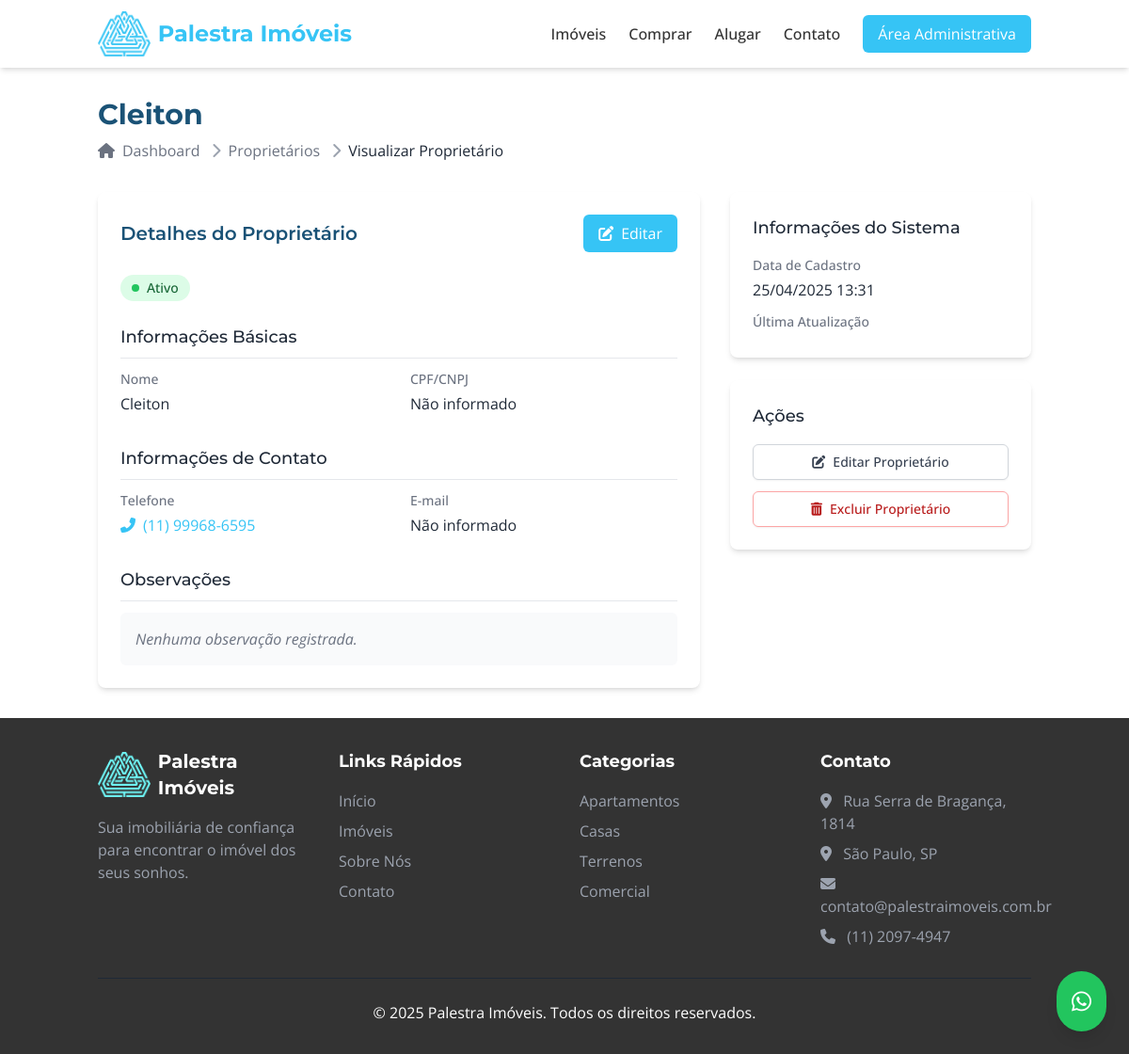
/proprietarios/1/visualizar/, run on the app's committed database.
### Imob/models.py (models this page shows, shortened)
class Proprietario(models.Model):
    nome = models.CharField(max_length=200)
    telefone = models.CharField(max_length=20, blank=True, null=True)
    email = models.EmailField(blank=True, null=True)
    documento = models.CharField(max_length=20, blank=True, null=True)
    observacoes = models.TextField(blank=True, null=True)
    data_cadastro = models.DateTimeField(auto_now_add=True)
    ativo = models.BooleanField(default=True)
    class Meta:
        verbose_name = 'Proprietário'
        verbose_name_plural = 'Proprietários'

### Imob/views.py (the view)
# urls.py: path('proprietarios/<int:id>/visualizar/', views.visualizar_proprietario, name='visualizar_proprietario'),
def visualizar_proprietario(request, id):
    proprietario = get_object_or_404(Proprietario, id=id)
    return render(request, 'prop/visualizar_prop.html', {'proprietario': proprietario})

### Imob/templates/prop/visualizar_prop.html (shortened to what this page needs)
{% extends 'base.html' %}
{% load static %}
{% block content %}
<div class="bg-white py-8">
    <div class="container mx-auto px-4">
        <div class="mb-8">
            <h1 class="text-3xl font-bold font-heading text-primary-dark mb-2">{{ proprietario.nome }}</h1>
            <nav class="flex" aria-label="Breadcrumb">
                <ol class="inline-flex items-center space-x-1 md:space-x-3">
                    <li class="inline-flex items-center">
                        <a href="{% url 'dashboard' %}" class="text-gray-500 hover:text-primary">
                            <i class="fas fa-home mr-2"></i>Dashboard
                        </a>
                    </li>
                    <li>
                        <div class="flex items-center">
                            <i class="fas fa-chevron-right text-gray-400"></i>
                            <a href="{% url 'listar_proprietarios' %}" class="ml-1 md:ml-2 text-gray-500 hover:text-primary">
                                Proprietários
                            </a>
                        </div>
                    </li>
                    <li>
                        <div class="flex items-center">
                            <i class="fas fa-chevron-right text-gray-400"></i>
                            <span class="ml-1 md:ml-2 text-gray-800">Visualizar Proprietário</span>
                        </div>
                    </li>
                </ol>
            </nav>
        </div>
        <div class="flex flex-col md:flex-row gap-8">
            <div class="w-full md:w-2/3">
                <div class="bg-white rounded-lg shadow-md p-6">
                    <div class="flex justify-between items-center mb-6">
                        <h2 class="text-xl font-semibold text-primary-dark">Detalhes do Proprietário</h2>
                        <div class="flex space-x-2">
                            <a href="{% url 'editar_proprietario' proprietario.id %}" class="px-4 py-2 bg-primary text-white rounded-md hover:bg-primary-dark">
                                <i class="fas fa-edit mr-2"></i>Editar
                            </a>
                        </div>
                    </div>
                    <div class="mb-6">
                        {% if proprietario.ativo %}
                            <span class="inline-flex items-center px-3 py-1 rounded-full text-sm font-medium bg-green-100 text-green-800">
                                <span class="h-2 w-2 rounded-full bg-green-500 mr-2"></span>
                                Ativo
                            </span>
                        {% else %}
                            <span class="inline-flex items-center px-3 py-1 rounded-full text-sm font-medium bg-red-100 text-red-800">
                                <span class="h-2 w-2 rounded-full bg-red-500 mr-2"></span>
                                Inativo
                            </span>
                        {% endif %}
                    </div>
                    <div class="mb-8">
                        <h3 class="text-lg font-medium text-gray-800 mb-3 pb-2 border-b border-gray-200">Informações Básicas</h3>
                        <div class="grid grid-cols-1 md:grid-cols-2 gap-6">
                            <div>
                                <p class="text-sm font-medium text-gray-500">Nome</p>
                                <p class="mt-1 text-base text-gray-800">{{ proprietario.nome }}</p>
                            </div>
                            <div>
                                <p class="text-sm font-medium text-gray-500">CPF/CNPJ</p>
                                <p class="mt-1 text-base text-gray-800">{{ proprietario.documento|default:"Não informado" }}</p>
                            </div>
                        </div>
                    </div>
                    <div class="mb-8">
                        <h3 class="text-lg font-medium text-gray-800 mb-3 pb-2 border-b border-gray-200">Informações de Contato</h3>
                        <div class="grid grid-cols-1 md:grid-cols-2 gap-6">
                            <div>
                                <p class="text-sm font-medium text-gray-500">Telefone</p>
                                <p class="mt-1 text-base text-gray-800">
                                    {% if proprietario.telefone %}
                                        <a href="tel:{{ proprietario.telefone }}" class="text-primary hover:underline">
                                            <i class="fas fa-phone-alt mr-2"></i>{{ proprietario.telefone }}
                                        </a>
                                    {% else %}
                                        Não informado
                                    {% endif %}
                                </p>
                            </div>
                            <div>
                                <p class="text-sm font-medium text-gray-500">E-mail</p>
                                <p class="mt-1 text-base text-gray-800">
                                    {% if proprietario.email %}
                                        <a href="mailto:{{ proprietario.email }}" class="text-primary hover:underline">
                                            <i class="fas fa-envelope mr-2"></i>{{ proprietario.email }}
                                        </a>
                                    {% else %}
                                        Não informado
                                    {% endif %}
                                </p>
                            </div>
                        </div>
                    </div>
                    <div>
                        <h3 class="text-lg font-medium text-gray-800 mb-3 pb-2 border-b border-gray-200">Observações</h3>
                        <div class="bg-gray-50 p-4 rounded-md">
                            {% if proprietario.observacoes %}
                                <p class="whitespace-pre-line text-gray-700">{{ proprietario.observacoes }}</p>
                            {% else %}
                                <p class="text-gray-500 italic">Nenhuma observação registrada.</p>
                            {% endif %}
                        </div>
                    </div>
                </div>
            </div>
            <div class="w-full md:w-1/3">
                <div class="bg-white rounded-lg shadow-md p-6 mb-6">
                    <h3 class="text-lg font-medium text-gray-800 mb-4">Informações do Sistema</h3>
                    <div class="space-y-3">
                        <div>
                            <p class="text-sm font-medium text-gray-500">Data de Cadastro</p>
                            <p class="mt-1 text-base text-gray-800">{{ proprietario.data_cadastro|date:"d/m/Y H:i" }}</p>
                        </div>
                        <div>
                            <p class="text-sm font-medium text-gray-500">Última Atualização</p>
                        </div>
                    </div>
                </div>
                <div class="bg-white rounded-lg shadow-md p-6">
                    <h3 class="text-lg font-medium text-gray-800 mb-4">Ações</h3>
                    <div class="space-y-3">
                        <a href="{% url 'editar_proprietario' proprietario.id %}" class="block w-full py-2 px-4 rounded-md bg-white border border-gray-300 shadow-sm text-center text-sm font-medium text-gray-700 hover:bg-gray-50">
                            <i class="fas fa-edit mr-2"></i>Editar Proprietário
                        </a>
                        <button onclick="confirmarExclusao()" class="block w-full py-2 px-4 rounded-md bg-white border border-red-300 shadow-sm text-center text-sm font-medium text-red-700 hover:bg-red-50">
                            <i class="fas fa-trash-alt mr-2"></i>Excluir Proprietário
                        </button>
                    </div>
                </div>
            </div>
        </div>
    </div>
</div>
{% endblock %}

### Imob/static/css/styles.css (style rules this page uses)
body { font-family: 'Open Sans', sans-serif; }
h1, h2, h3 { font-family: 'Montserrat', sans-serif; }
.bg-primary { background-color: #36C4F5 !important; }
.text-primary { color: #36C4F5 !important; }

### Imob/templates/base.html (style rules this page uses)
body { font-family: 'Open Sans', sans-serif; }
h1, h2, h3, h4, h5, h6 { font-family: 'Montserrat', sans-serif; }

### data on the page
Proprietario: nome "Cleiton", documento "Não informado", telefone "(11) 99968-6595", data_cadastro "25/04/2025 13:31"
